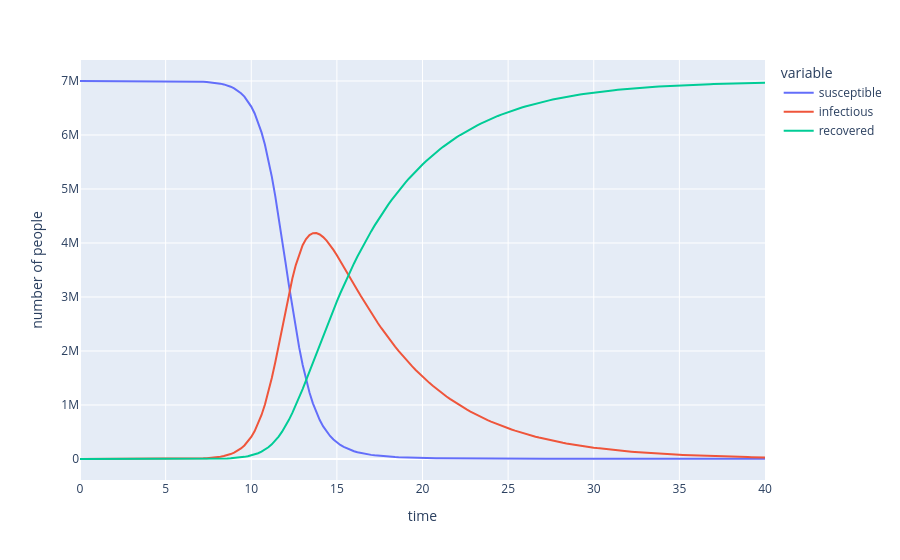

Notebook code cell kept with this figure:
### Markdown cell above
### Running the model
Now we have a model set up that we're ready to run.
The model is expecting us to give it some parameters,
because this is what we promised when we said that the
rate of infection and recovery were set with a `Parameter` object.
Run this cell and then feel free to adjust the parameters to see
how the behaviour of the model changes.

### Code cell
parameters = {
    "contact_rate": 1.5,
    "recovery_rate": 0.2,
}
sir_model.run(parameters)
sir_model.get_outputs_df().plot(labels={"index": "time", "value": "number of people"})

### Figure 1 — Plotly figure (JSON) as saved in the notebook; plotly's stock layout.template omitted (floating-point values rounded to 4 significant figures; data arrays with more than 128 entries replaced by an {"elided": "..."} marker saying what was removed)
{"data": [{"hovertemplate": "variable=susceptible<br>time=%{x}<br>number of people=%{y}<extra></extra>", "legendgroup": "susceptible", "line": {"color": "#636efa", "dash": "solid"}, "marker": {"symbol": "circle"}, "mode": "lines", "name": "susceptible", "orientation": "v", "showlegend": true, "type": "scatter", "x": {"elided": "201 float values"}, "xaxis": "x", "y": {"elided": "201 float values"}, "yaxis": "y"}, {"hovertemplate": "variable=infectious<br>time=%{x}<br>number of people=%{y}<extra></extra>", "legendgroup": "infectious", "line": {"color": "#EF553B", "dash": "solid"}, "marker": {"symbol": "circle"}, "mode": "lines", "name": "infectious", "orientation": "v", "showlegend": true, "type": "scatter", "x": {"elided": "201 float values"}, "xaxis": "x", "y": {"elided": "201 float values"}, "yaxis": "y"}, {"hovertemplate": "variable=recovered<br>time=%{x}<br>number of people=%{y}<extra></extra>", "legendgroup": "recovered", "line": {"color": "#00cc96", "dash": "solid"}, "marker": {"symbol": "circle"}, "mode": "lines", "name": "recovered", "orientation": "v", "showlegend": true, "type": "scatter", "x": {"elided": "201 float values"}, "xaxis": "x", "y": {"elided": "201 float values"}, "yaxis": "y"}], "layout": {"autosize": true, "legend": {"title": {"text": "variable"}, "tracegroupgap": 0}, "margin": {"t": 60}, "xaxis": {"anchor": "y", "autorange": true, "domain": [0, 1], "range": [0, 40], "title": {"text": "time"}, "type": "linear"}, "yaxis": {"anchor": "x", "autorange": true, "domain": [0, 1], "range": [-388900.0, 7389000.0], "title": {"text": "number of people"}, "type": "linear"}}}
